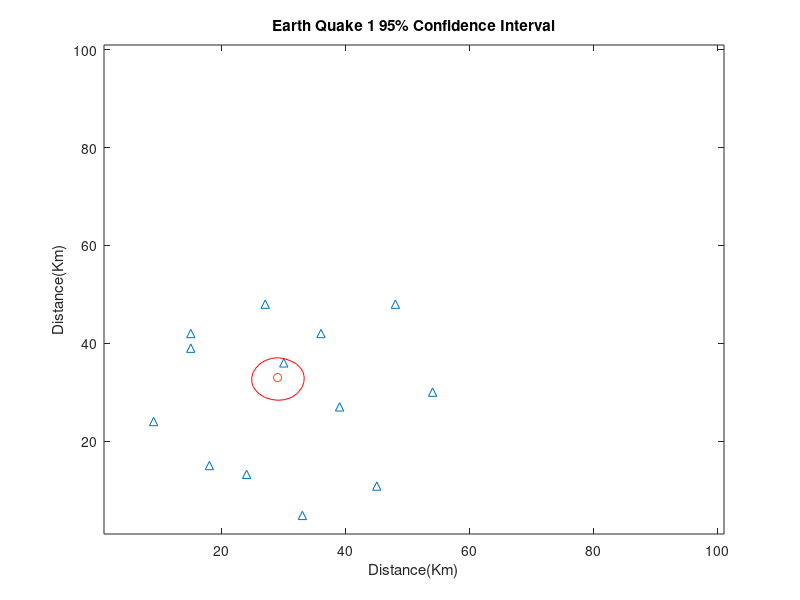
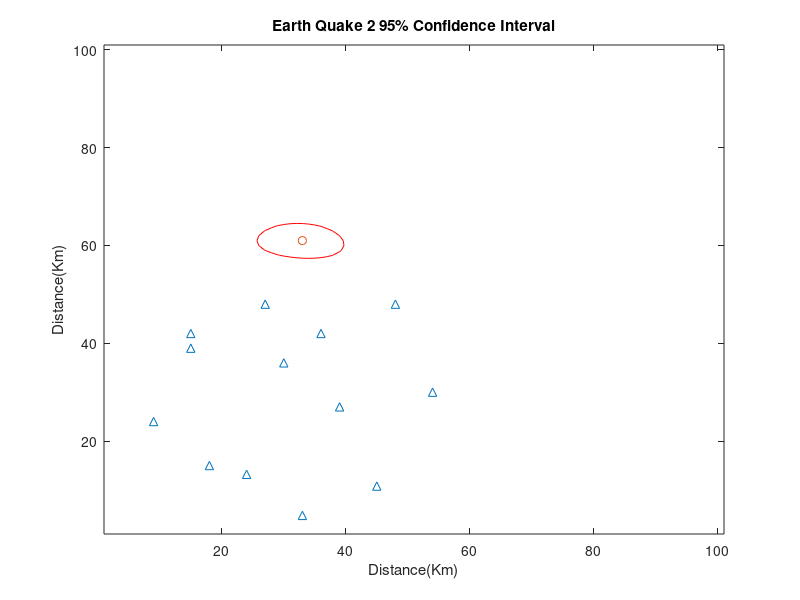

The MATLAB source for these figures, in order:
clear 
A=[9.000 24.000 14.189 20.950
24.000 13.200 13.679 21.718
33.000 4.800 13.491 21.467
45.000 10.800 14.406 21.713
39.000 27.000 13.075 20.034
54.000 30.000 15.234 20.153
15.000 39.000 13.270 18.188
36.000 42.000 12.239 16.008
27.000 48.000 12.835 15.197
48.000 48.000 14.574 16.280
15.000 42.000 12.624 16.907
18.000 15.000 13.496 21.312
30.000 36.000 10.578 16.664];

% Station coordinates.
xcrd=A(:,1);
ycrd=A(:,2);

% Arrival times for earthquakes 1 and 2.
tq1=A(:,3);
tq2=A(:,4);
vel = 6.0;%km/h;
%% PART A
% Finding the smallest residual 


for n = 0:100 %x
    for i = 0:100 %y
        for k=1:13 
            t(k) = sqrt((n - xcrd(k))^2+(i-ycrd(k))^2)/vel ;
            resid1(k) = tq1(k)-t(k);
            resid2(k) = tq2(k)-t(k);   
        end
        otime1(i+1,n+1) = mean(resid1);
        otime2(i+1,n+1) = mean(resid2);
        resid1 = resid1 - mean(resid1); %bulk shift - gives the origin time
        resid2 = resid2 - mean(resid2); % need to figure out how to get o time 
        resid12 = resid1.^2;
        resid22 = resid2.^2;
        epsil1(i+1,n+1) = sum(resid12);
        epsil2(i+1,n+1) = sum(resid22);
    end 
end
% figure (1)
% imagesc(epsil1)
% figure (2)
% imagesc(epsil2)
%% PART B 
% Finding the best location and origin time for both earthquakes and the variance at that point  

[value1,ind1]= min(epsil1(:));
[value2, ind2]= min(epsil2(:));%ind will give you the index for the value of the matrix as if all of the columns are stacked on each other
ep1 = epsil1(:);
ep2 = epsil2(:);
mine1 = ep1(2861) 
mine2 = ep2(3293) 
Variance1 = mine1/13.0 %Variance of the best time and location
Variance2 = mine2/13.0 
ot1 = otime1(33,29) % Best Origin Times 
ot2 = otime2(61,33)
%% PART C 
% Finding the Uncertainty at the best location 

Uncer1 = mine1/10.0 %Uncertaintities  
Uncer2 = mine2/10.0
[row1,col1] = find(epsil1 == mine1)
[row2,col2] = find(epsil2 == mine2) %locations on 100 by 100 grid

%Need to find the time - mean of the residuals          
%find the chi_squared 
%% PART D
% Finding the Chi Squared for the model space 

for m = 0:100 %x
    for l = 0:100 %y
        for s=1:13 
            tf(s) = sqrt((m - xcrd(s))^2+(l-ycrd(s))^2)/vel ;
            red1(s) = tq1(s)-tf(s);
            red2(s) = tq2(s)-tf(s);   
        end;
        red1 = red1 - ot1; %bulk shift witht he best times from above 
        red2 = red2 - ot2;  
        red12 = red1.^2;
        red22 = red2.^2;
        epsilf1(l+1,m+1) = sum(red12);
        epsilf2(l+1,m+1) = sum(red22);
    end 
end
chi1 = epsilf1./Uncer1;
chi2 = epsilf2./Uncer2; % need to find the chi squared for every point  
bestchi1 = chi1(33,29) 
bestchi2 = chi2(61,33)

%%
%
% In the case where we use the individual standard deviation, we are using
% the expected standard deivation due to errors that occur where as we're
% just using the best standard deviation from where we have the smallest
% variance. 
% For both earthquakes we get a chi squared, which show's that this is the most
% accurate prediction for where the earth quakes are. 

%% PART E
% Plotting the 95% confidence interval for the Chi squared values 

%95% confidence interval 3.94 - 18.31
figure (3) 
%imagesc(epsilf1);hold on;
plot(xcrd,ycrd, '^'); hold on; 
[C1,h1] = contour(chi1, [0,18.31], 'r'); hold on; 
plot(29,33, 'o')
%clabel(C1,h1);
title('Earth Quake 1 95% Confidence Interval');
xlabel('Distance(Km)');
ylabel('Distance(Km)');
%%
% 
% <<EarthQuake1.png>>
% 


figure(4) 
%imagesc(epsilf2); hold on; 
plot(xcrd,ycrd, '^'); hold on;
[C2,h2] = contour(chi2, [0,18.31], 'r'); hold on; 
plot(33,61, 'o');
%clabel(C2,h2);
title('Earth Quake 2 95% Confidence Interval');
xlabel('Distance(Km)');
ylabel('Distance(Km)');

%%
%
%<<EarthQuake2.png>>
%

            